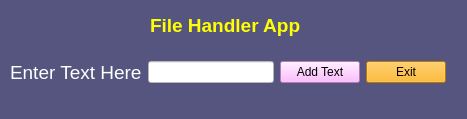
<?xml version="1.0" encoding="UTF-8"?>
<ui version="4.0">
 <class>MainWindow</class>
 <widget class="QMainWindow" name="MainWindow">
  <property name="geometry">
   <rect>
    <x>0</x>
    <y>0</y>
    <width>467</width>
    <height>119</height>
   </rect>
  </property>
  <property name="windowTitle">
   <string>MainWindow</string>
  </property>
  <property name="styleSheet">
   <string notr="true">background-color: rgb(85, 85, 127);</string>
  </property>
  <widget class="QWidget" name="centralwidget">
   <widget class="QLabel" name="label">
    <property name="geometry">
     <rect>
      <x>150</x>
      <y>10</y>
      <width>191</width>
      <height>31</height>
     </rect>
    </property>
    <property name="font">
     <font>
      <pointsize>14</pointsize>
      <weight>75</weight>
      <bold>true</bold>
     </font>
    </property>
    <property name="styleSheet">
     <string notr="true">color: rgb(255, 255, 0);</string>
    </property>
    <property name="text">
     <string>File Handler App</string>
    </property>
   </widget>
   <widget class="QWidget" name="">
    <property name="geometry">
     <rect>
      <x>10</x>
      <y>60</y>
      <width>436</width>
      <height>25</height>
     </rect>
    </property>
    <layout class="QGridLayout" name="gridLayout">
     <item row="0" column="0">
      <widget class="QLabel" name="label_2">
       <property name="font">
        <font>
         <pointsize>14</pointsize>
        </font>
       </property>
       <property name="styleSheet">
        <string notr="true">color: rgb(255, 255, 255);</string>
       </property>
       <property name="text">
        <string>Enter Text Here</string>
       </property>
      </widget>
     </item>
     <item row="0" column="1">
      <widget class="QLineEdit" name="lineEdit">
       <property name="styleSheet">
        <string notr="true">background-color: rgb(255, 255, 255);</string>
       </property>
      </widget>
     </item>
     <item row="0" column="2">
      <widget class="QPushButton" name="pushButton">
       <property name="styleSheet">
        <string notr="true">background-color: rgb(255, 170, 255);</string>
       </property>
       <property name="text">
        <string>Add Text</string>
       </property>
      </widget>
     </item>
     <item row="0" column="3">
      <widget class="QPushButton" name="pushButton_2">
       <property name="styleSheet">
        <string notr="true">background-color: rgb(255, 170, 0);</string>
       </property>
       <property name="text">
        <string>Exit</string>
       </property>
      </widget>
     </item>
    </layout>
   </widget>
  </widget>
  <widget class="QStatusBar" name="statusbar"/>
 </widget>
 <resources/>
 <connections/>
</ui>
